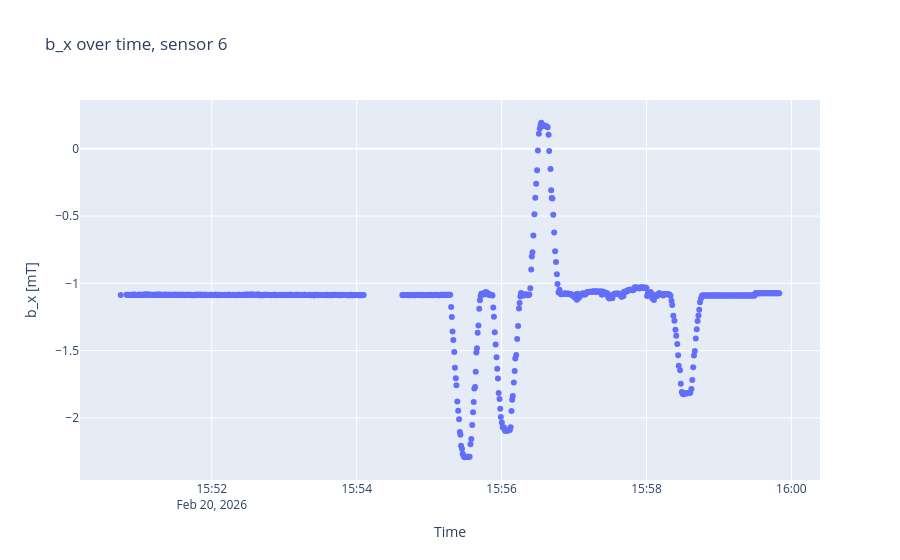
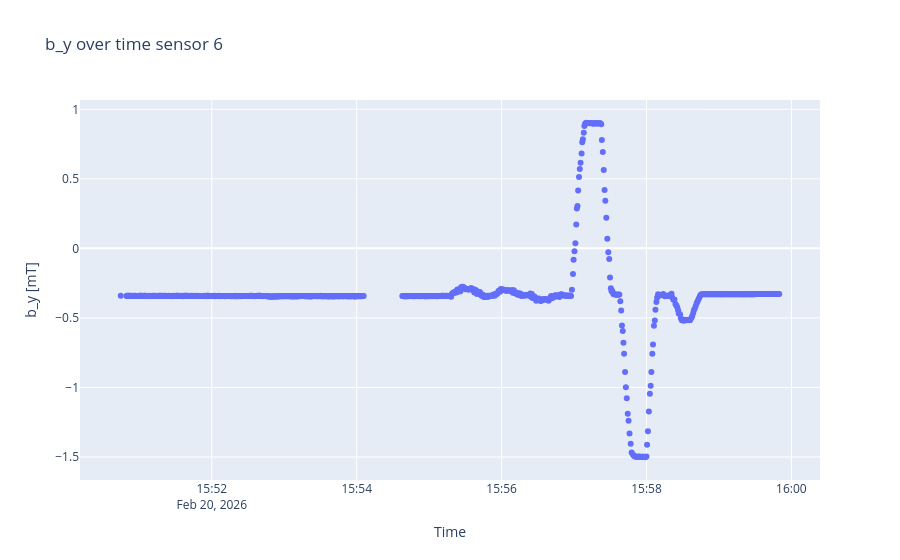

Notebook code for these charts, in order:
### Code cell
sensorplots(B3, timestamps3, 6)

### Figure 1 — Plotly figure (JSON) as saved in the notebook; plotly's stock layout.template omitted (floating-point values rounded to 4 significant figures; data arrays with more than 128 entries replaced by an {"elided": "..."} marker saying what was removed)
{"data": [{"mode": "markers", "type": "scatter", "x": {"elided": "793 str values"}, "y": {"elided": "793 float values"}}], "layout": {"title": {"text": "b_x over time, sensor 6"}, "xaxis": {"title": {"text": "Time"}}, "yaxis": {"scaleanchor": "y", "title": {"text": "b_x [mT]"}}}}

### Figure 2 — Plotly figure (JSON) as saved in the notebook; plotly's stock layout.template omitted (floating-point values rounded to 4 significant figures; data arrays with more than 128 entries replaced by an {"elided": "..."} marker saying what was removed)
{"data": [{"mode": "markers", "type": "scatter", "x": {"elided": "793 str values"}, "y": {"elided": "793 float values"}}], "layout": {"title": {"text": "b_y over time sensor 6"}, "xaxis": {"title": {"text": "Time"}}, "yaxis": {"scaleanchor": "y", "title": {"text": "b_y [mT]"}}}}
